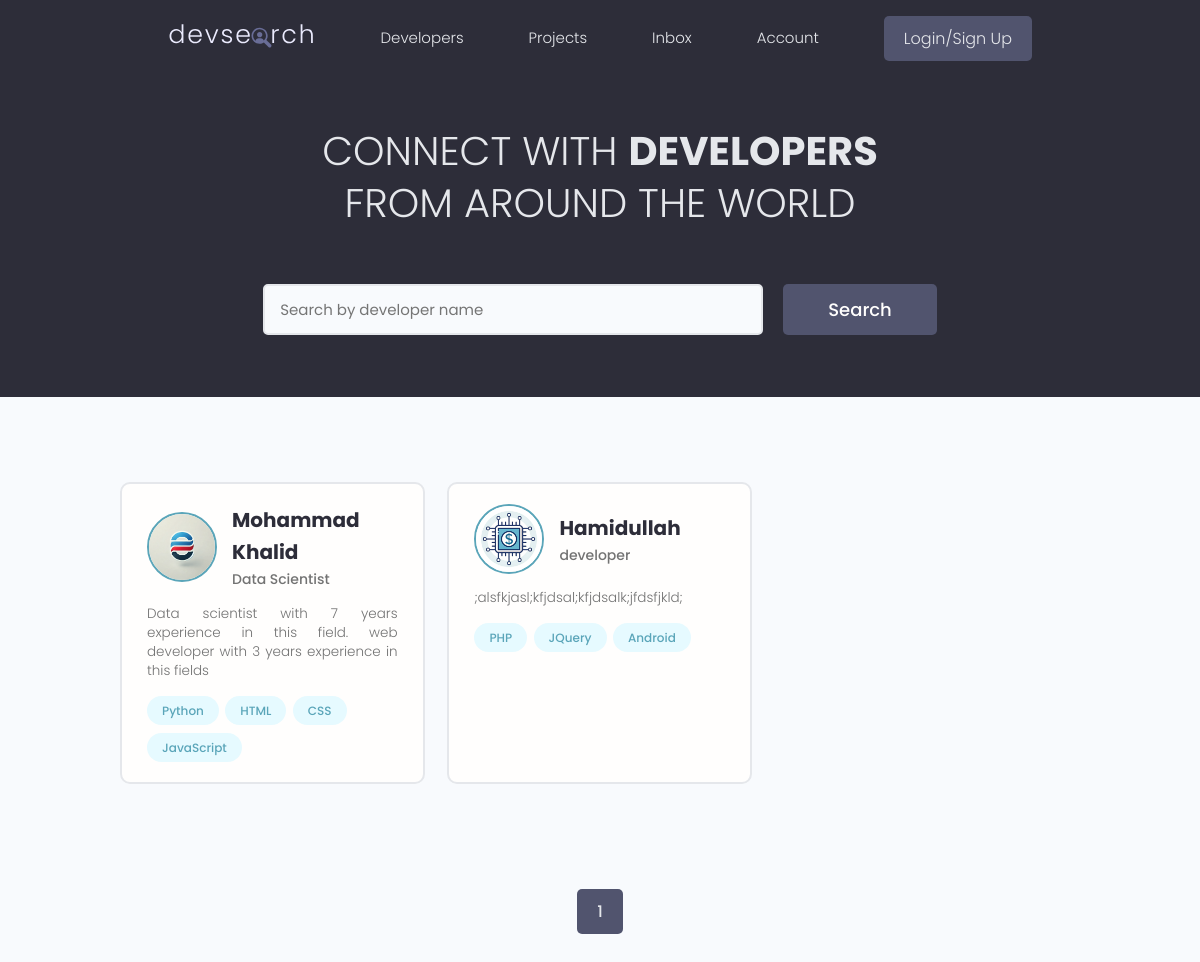
Before: / with the older database file.
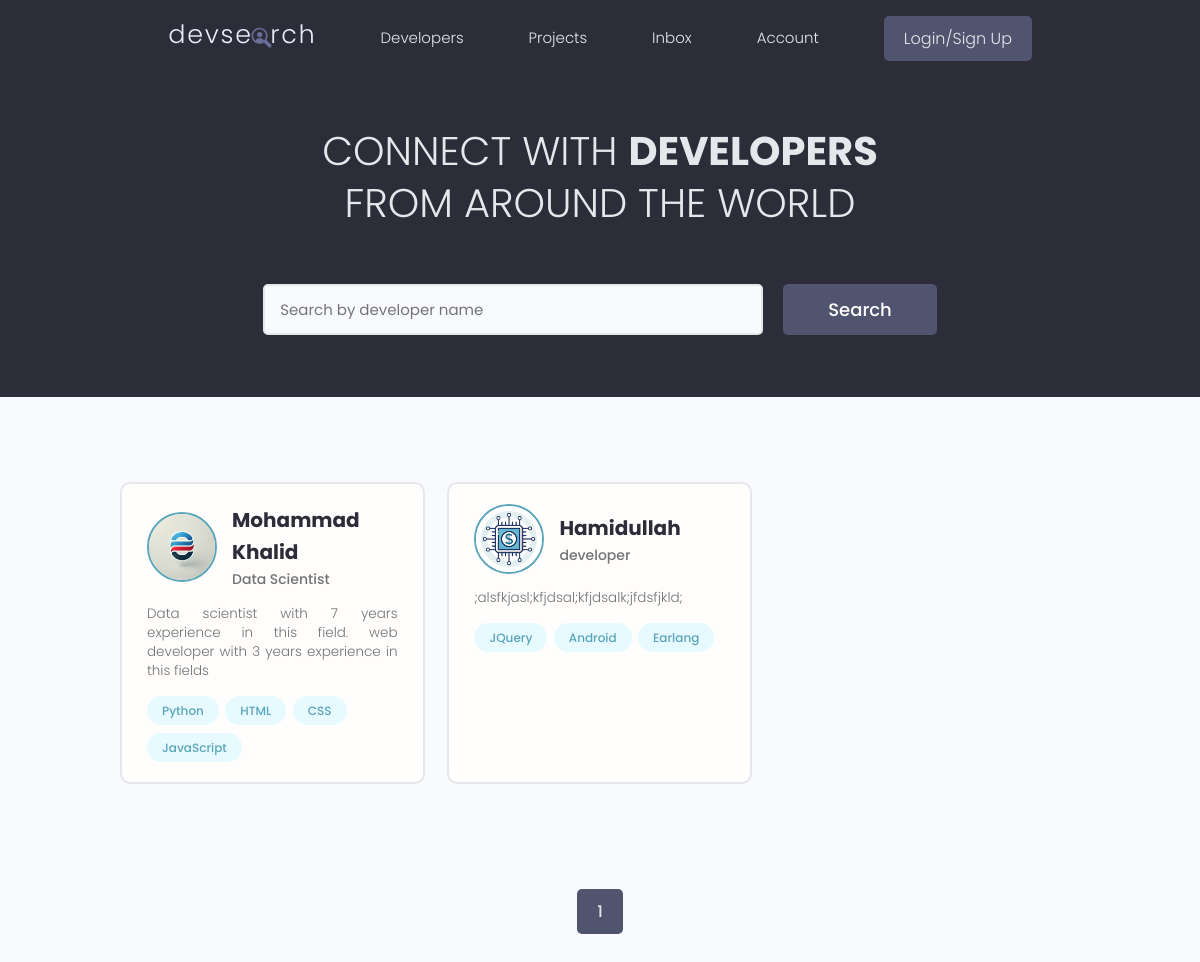
After: the same page with the newer database file.
### users/models.py (models this page shows, shortened)
class Profile(models.Model):
    user = models.OneToOneField(User, on_delete=models.CASCADE, null=True, blank=True)
    name = models.CharField(max_length=200, null=True, blank=True)
    email = models.EmailField(max_length=400, null=True, blank=True)
    username = models.CharField(max_length=200, null=True, blank=True)
    location = models.CharField(max_length=200, null=True, blank=True)
    short_intro = models.CharField(max_length=200, null=True, blank=True)
    bio = models.TextField(blank=True, null=True)
    profile_image = models.ImageField(null=True, blank=True, upload_to='profiles/', default='profiles/user-default.png')
    social_github = models.CharField(max_length=200, null=True, blank=True)
    social_facebook = models.CharField(max_length=200, null=True, blank=True)
    social_linkedin = models.CharField(max_length=200, null=True, blank=True)
    Website = models.CharField(max_length=200, null=True, blank=True)
    created = models.DateTimeField(auto_now_add=True)
    id = models.UUIDField(default=uuid.uuid4, unique=True, primary_key=True, editable=False)

class Skills(models.Model):
    owner = models.ForeignKey(Profile, on_delete=models.SET_NULL, null=True, blank=True)
    name = models.CharField(max_length=100, null=True, blank=True)
    description = models.TextField(null=True, blank=True)
    created = models.DateTimeField(auto_now_add=True)
    id = models.UUIDField(default=uuid.uuid4, unique=True, primary_key=True, editable=False)
    def __str__(self):
        return self.name

### users/views.py (the view)
# urls.py: path('',views.profiles, name="profiles"),
def profiles(request):
    profiles, search_query = searchProfile(request)
    custom_range, profiles = paginateProfiles(request, profiles, 6)
    context = {'profiles':profiles, 'search_query':search_query, 'custom_range':custom_range}
    return render(request, 'users/profiles.html', context)

### users/utils.py (called while the page is built)
def paginateProfiles(request, profiles, result):
    page = request.GET.get('page')
    paginator = Paginator(profiles, result)
    try:
        profiles = paginator.page(page)
    except PageNotAnInteger:
        page = 1
        profiles = paginator.page(page)
    except EmptyPage:
        page = paginator.num_pages
        profiles = paginator.page(page)
    leftIndex = (int(page) - 4)
    rightIndex = (int(page) + 5)
    if leftIndex < 1:
        leftIndex = 1
    if rightIndex > paginator.num_pages:
        rightIndex = paginator.num_pages + 1
    custom_range = range(leftIndex, rightIndex)
    return custom_range, profiles

def searchProfile(request):
    search_query = ''
    if request.GET.get('search_query'):
        search_query = request.GET.get('search_query')
    skills = Skills.objects.filter(
        Q(name__icontains = search_query)
    )
    profiles = Profile.objects.distinct().filter(
        Q(name__icontains = search_query) |
        Q(short_intro__icontains = search_query) |
        Q(skills__in = skills)
    )
    return profiles, search_query

### users/templates/users/profiles.html (shortened to what this page needs)
{% extends 'main.html' %}
{% block content %}
 <main class="home">
    <section class="hero-section text-center">
      <div class="container container--narrow">
        <div class="hero-section__box">
          <h2>CONNECT WITH <span>DEVELOPERS</span></h2>
          <h2>FROM AROUND THE WORLD</h2>
        </div>
        <div class="hero-section__search">
          <form class="form" action="#" method="get">
            <div class="form__field">
              <input class="input input--text" id="formInput#search" type="text" name="search_query"
                placeholder="Search by developer name" />
            </div>
            <input class="btn btn--sub btn--lg" type="submit" value="Search" />
          </form>
        </div>
      </div>
    </section>
    <section class="devlist">
      <div class="container">
        <div class="grid grid--three">
            {% for profile in profiles %}
          <div class="column card">
            <div class="dev">
              <a href="{% url 'user-profile' profile.id %}" class="card__body">
                <div class="dev__profile">
                  <img class="avatar avatar--md" src="{{profile.profile_image.url}}" alt="image" />
                  <div class="dev__meta">
                    <h3>{{profile.name}}</h3>
                    <h5>{{profile.short_intro}}</h5>
                  </div>
                </div>
                <p class="dev__info">
                 {{profile.bio|slice:"150"}}
                </p>
                <div class="dev__skills">
                {% for skill in profile.skills_set.all|slice:"5" %}
                  <span class="tag tag--pill tag--main">
                    <small>{{skill}}</small>
                  </span>
                  {% endfor %}
                </div>
              </a>
            </div>
          </div>
       {% endfor %}
        </div>
      </div>
    </section>
       {% include 'pagination.html' with queryset=profiles custom_range=custom_range %}
  </main>
{% endblock content%}

Changed rows visible on the page:
removed Skills: name "PHP", shown under Profile "Hamidullah"
added Skills: name "Earlang", shown under Profile "Hamidullah"
